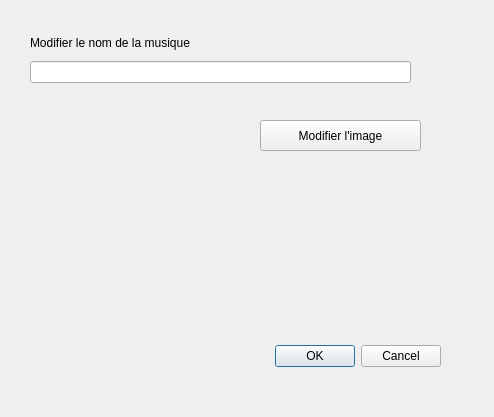
<?xml version="1.0" encoding="UTF-8"?>
<ui version="4.0">
 <class>SettingsDialog</class>
 <widget class="QDialog" name="SettingsDialog">
  <property name="windowModality">
   <enum>Qt::WindowModal</enum>
  </property>
  <property name="geometry">
   <rect>
    <x>0</x>
    <y>0</y>
    <width>494</width>
    <height>417</height>
   </rect>
  </property>
  <property name="windowTitle">
   <string>Dialog</string>
  </property>
  <widget class="QDialogButtonBox" name="buttonBox">
   <property name="geometry">
    <rect>
     <x>100</x>
     <y>340</y>
     <width>341</width>
     <height>32</height>
    </rect>
   </property>
   <property name="orientation">
    <enum>Qt::Horizontal</enum>
   </property>
   <property name="standardButtons">
    <set>QDialogButtonBox::Cancel|QDialogButtonBox::Ok</set>
   </property>
  </widget>
  <widget class="QLabel" name="musicImageLabel">
   <property name="geometry">
    <rect>
     <x>30</x>
     <y>120</y>
     <width>200</width>
     <height>200</height>
    </rect>
   </property>
   <property name="minimumSize">
    <size>
     <width>50</width>
     <height>50</height>
    </size>
   </property>
   <property name="maximumSize">
    <size>
     <width>200</width>
     <height>200</height>
    </size>
   </property>
   <property name="text">
    <string/>
   </property>
   <property name="pixmap">
    <pixmap resource="ressources.qrc">:/images/images/OIP.jpeg</pixmap>
   </property>
   <property name="scaledContents">
    <bool>true</bool>
   </property>
  </widget>
  <widget class="QPushButton" name="changeImageButton">
   <property name="geometry">
    <rect>
     <x>260</x>
     <y>120</y>
     <width>161</width>
     <height>31</height>
    </rect>
   </property>
   <property name="text">
    <string>Modifier l'image</string>
   </property>
  </widget>
  <widget class="QWidget" name="">
   <property name="geometry">
    <rect>
     <x>30</x>
     <y>30</y>
     <width>381</width>
     <height>53</height>
    </rect>
   </property>
   <layout class="QVBoxLayout" name="verticalLayout">
    <item>
     <widget class="QLabel" name="labelChangeMusique">
      <property name="text">
       <string>Modifier le nom de la musique</string>
      </property>
     </widget>
    </item>
    <item>
     <widget class="QLineEdit" name="musicNameLineEdit">
      <property name="text">
       <string/>
      </property>
     </widget>
    </item>
   </layout>
  </widget>
 </widget>
 <resources>
  <include location="ressources.qrc"/>
 </resources>
 <connections>
  <connection>
   <sender>buttonBox</sender>
   <signal>accepted()</signal>
   <receiver>SettingsDialog</receiver>
   <slot>accept()</slot>
   <hints>
    <hint type="sourcelabel">
     <x>248</x>
     <y>254</y>
    </hint>
    <hint type="destinationlabel">
     <x>157</x>
     <y>274</y>
    </hint>
   </hints>
  </connection>
  <connection>
   <sender>buttonBox</sender>
   <signal>rejected()</signal>
   <receiver>SettingsDialog</receiver>
   <slot>reject()</slot>
   <hints>
    <hint type="sourcelabel">
     <x>316</x>
     <y>260</y>
    </hint>
    <hint type="destinationlabel">
     <x>286</x>
     <y>274</y>
    </hint>
   </hints>
  </connection>
 </connections>
</ui>
